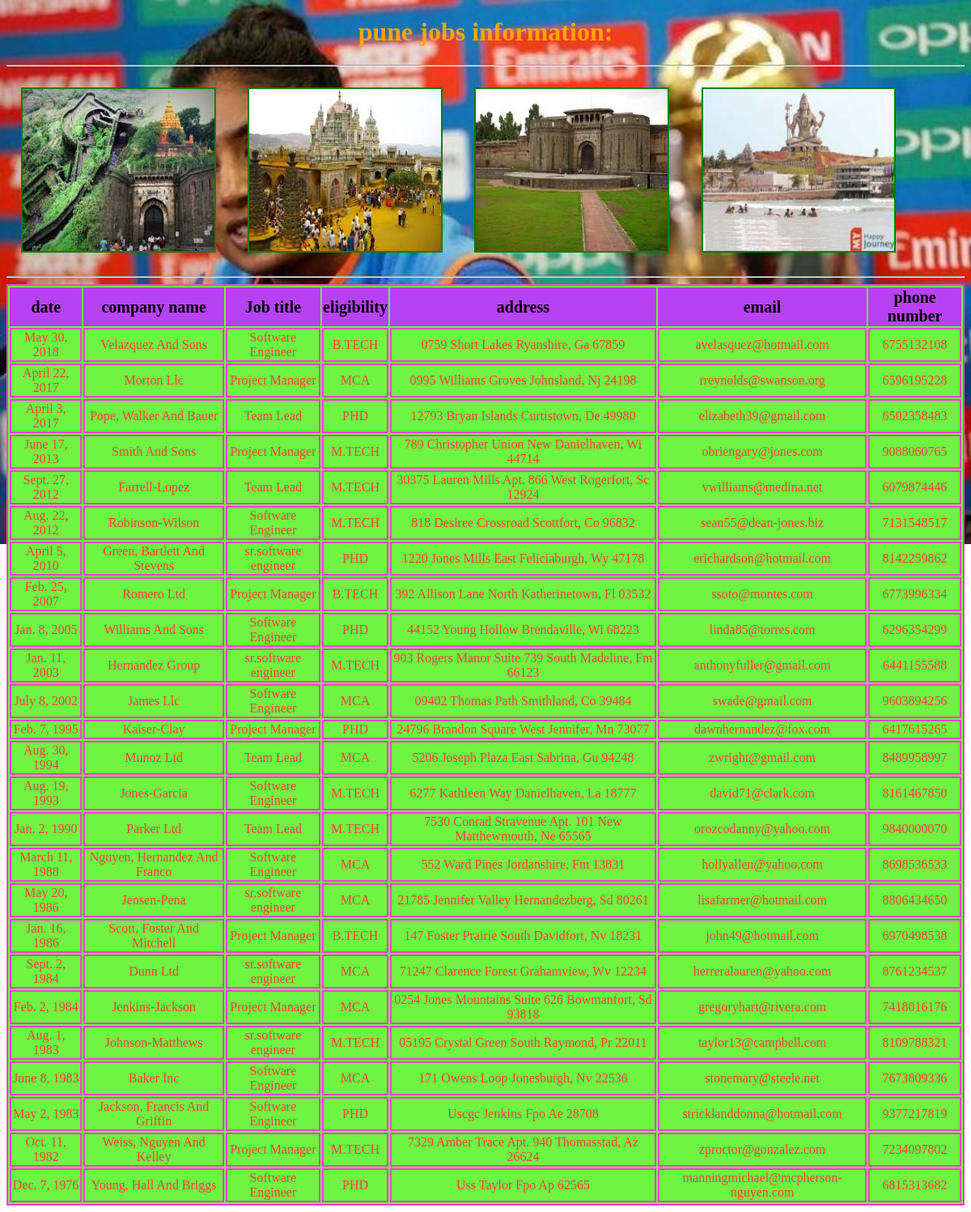
The page /pune/ on the database its author committed.
### testapp/models.py (models this page shows)
class punejobs(models.Model):
    date=models.DateField()
    company=models.CharField(max_length=64)
    title=models.CharField(max_length=64)
    eligibility=models.CharField(max_length=64)
    address=models.CharField(max_length=64)
    email=models.EmailField()
    phonenumber=models.IntegerField()

### testapp/views.py (the view)
# urls.py: url(r'^pune/',views.punejobs_view)
def punejobs_view(request):
    jobs_list=punejobs.objects.order_by('-date')
    return render(request,'testapp/punejobs.html',{"jobs_list":jobs_list})

### templates/testapp/punejobs.html (shortened to what this page needs)
<!DOCTYPE html>
{% load staticfiles %}
<html lang="en" dir="ltr">
  <head>
    <link rel="stylesheet" href="{% static 'css/demo.css' %}">
  </head>
  <body>
<h1>pune jobs information:</h1><hr>
<img src="{% static 'images/image14.jpg' %}" alt="">
<img src="{% static 'images/image15.jpg' %}" alt="">
<img src="{% static 'images/image16.jpg' %}" alt="">
<img src="{% static 'images/image17.jpg' %}" alt=""><hr>
{% if jobs_list %}
<table border='2' id='sp'>
  <thead>
    <th>date</th>
    <th>company name</th>
    <th>Job title</th>
    <th>eligibility</th>
    <th>address</th>
    <th>email</th>
    <th>phone number</th>
  </thead>
  {% for job in jobs_list %}
  <tr>
    <td>{{job.date}}</td>
    <td>{{job.company|title}}</td>
    <td>{{job.title}}</td>
    <td>{{job.eligibility|upper}}</td>
    <td>{{job.address|title}}</td>
    <td>{{job.email}}</td>
    <td>{{job.phonenumber}}</td>
  </tr>
  {% endfor %}
</table>
{% else %}
<p>no data found</p>
{%endif%}
</body>
</html>

### static/css/demo.css (style rules this page uses)
h1 { text-align: center; color:orange;; }
img { height: 200px; width: 20%; margin: 1.5%; border: 2px solid green; }
#sp,td { border:2px solid #f442d1; text-align: center; background: #6ef441; color:rgb(244, 65, 65); }
th { background: #b841f4; font-size: 20px; color:black; border:#f44141; }
body { background-image:url(/static/images/image19.jpg); background-repeat:no-repeat; background-size:100%; }

### rows shown on the page
punejobs: date "May 30, 2018", company "Velazquez And Sons", title "Software Engineer", eligibility "B.TECH", address "0759 Short Lakes Ryanshire, Ga 67859", email "avelasquez@hotmail.com", phonenumber "6755132108"
punejobs: date "April 22, 2017", company "Morton Llc", title "Project Manager", eligibility "MCA", address "0995 Williams Groves Johnsland, Nj 24198", email "rreynolds@swanson.org", phonenumber "6596195228"
punejobs: date "April 3, 2017", company "Pope, Walker And Bauer", title "Team Lead", eligibility "PHD", address "12793 Bryan Islands Curtistown, De 49980", email "elizabeth39@gmail.com", phonenumber "6502358483"
punejobs: date "June 17, 2013", company "Smith And Sons", title "Project Manager", eligibility "M.TECH", address "789 Christopher Union New Danielhaven, Wi 44714", email "obriengary@jones.com", phonenumber "9088060765"
punejobs: date "Sept. 27, 2012", company "Farrell-Lopez", title "Team Lead", eligibility "M.TECH", address "30375 Lauren Mills Apt. 866 West Rogerfort, Sc 12924", email "vwilliams@medina.net", phonenumber "6079874446"
punejobs: date "Aug. 22, 2012", company "Robinson-Wilson", title "Software Engineer", eligibility "M.TECH", address "818 Desiree Crossroad Scottfort, Co 96832", email "sean55@dean-jones.biz", phonenumber "7131548517"
punejobs: date "April 5, 2010", company "Green, Bartlett And Stevens", title "sr.software engineer", eligibility "PHD", address "1220 Jones Mills East Feliciaburgh, Wy 47178", email "erichardson@hotmail.com", phonenumber "8142259862"
punejobs: date "Feb. 25, 2007", company "Romero Ltd", title "Project Manager", eligibility "B.TECH", address "392 Allison Lane North Katherinetown, Fl 03532", email "ssoto@montes.com", phonenumber "6773996334"
punejobs: date "Jan. 8, 2005", company "Williams And Sons", title "Software Engineer", eligibility "PHD", address "44152 Young Hollow Brendaville, Wi 68223", email "linda85@torres.com", phonenumber "6296354299"
punejobs: date "Jan. 11, 2003", company "Hernandez Group", title "sr.software engineer", eligibility "M.TECH", address "903 Rogers Manor Suite 739 South Madeline, Fm 66123", email "anthonyfuller@gmail.com", phonenumber "6441155588"
punejobs: date "July 8, 2002", company "James Llc", title "Software Engineer", eligibility "MCA", address "09402 Thomas Path Smithland, Co 39484", email "swade@gmail.com", phonenumber "9603894256"
punejobs: date "Feb. 7, 1995", company "Kaiser-Clay", title "Project Manager", eligibility "PHD", address "24796 Brandon Square West Jennifer, Mn 73077", email "dawnhernandez@fox.com", phonenumber "6417615265"
punejobs: date "Aug. 30, 1994", company "Munoz Ltd", title "Team Lead", eligibility "MCA", address "5206 Joseph Plaza East Sabrina, Gu 94248", email "zwright@gmail.com", phonenumber "8489958997"
punejobs: date "Aug. 19, 1993", company "Jones-Garcia", title "Software Engineer", eligibility "M.TECH", address "6277 Kathleen Way Danielhaven, La 18777", email "david71@clark.com", phonenumber "8161467850"
punejobs: date "Jan. 2, 1990", company "Parker Ltd", title "Team Lead", eligibility "M.TECH", address "7530 Conrad Stravenue Apt. 101 New Matthewmouth, Ne 65565", email "orozcodanny@yahoo.com", phonenumber "9840000070"
punejobs: date "March 11, 1988", company "Nguyen, Hernandez And Franco", title "Software Engineer", eligibility "MCA", address "552 Ward Pines Jordanshire, Fm 13831", email "hollyallen@yahoo.com", phonenumber "8698536533"
punejobs: date "May 20, 1986", company "Jensen-Pena", title "sr.software engineer", eligibility "MCA", address "21785 Jennifer Valley Hernandezberg, Sd 80261", email "lisafarmer@hotmail.com", phonenumber "8806434650"
punejobs: date "Jan. 16, 1986", company "Scott, Foster And Mitchell", title "Project Manager", eligibility "B.TECH", address "147 Foster Prairie South Davidfort, Nv 18231", email "john49@hotmail.com", phonenumber "6970498538"
punejobs: date "Sept. 2, 1984", company "Dunn Ltd", title "sr.software engineer", eligibility "MCA", address "71247 Clarence Forest Grahamview, Wv 12234", email "herreralauren@yahoo.com", phonenumber "8761234537"
punejobs: date "Feb. 2, 1984", company "Jenkins-Jackson", title "Project Manager", eligibility "MCA", address "0254 Jones Mountains Suite 626 Bowmanfort, Sd 93818", email "gregoryhart@rivera.com", phonenumber "7418016176"
punejobs: date "Aug. 1, 1983", company "Johnson-Matthews", title "sr.software engineer", eligibility "M.TECH", address "05195 Crystal Green South Raymond, Pr 22011", email "taylor13@campbell.com", phonenumber "8109788321"
punejobs: date "June 8, 1983", company "Baker Inc", title "Software Engineer", eligibility "MCA", address "171 Owens Loop Jonesburgh, Nv 22536", email "stonemary@steele.net", phonenumber "7673809336"
punejobs: date "May 2, 1983", company "Jackson, Francis And Griffin", title "Software Engineer", eligibility "PHD", address "Uscgc Jenkins Fpo Ae 28708", email "stricklanddonna@hotmail.com", phonenumber "9377217819"
punejobs: date "Oct. 11, 1982", company "Weiss, Nguyen And Kelley", title "Project Manager", eligibility "M.TECH", address "7329 Amber Trace Apt. 940 Thomasstad, Az 26624", email "zproctor@gonzalez.com", phonenumber "7234097802"
punejobs: date "Dec. 7, 1976", company "Young, Hall And Briggs", title "Software Engineer", eligibility "PHD", address "Uss Taylor Fpo Ap 62565", email "manningmichael@mcpherson-nguyen.com", phonenumber "6815313682"
